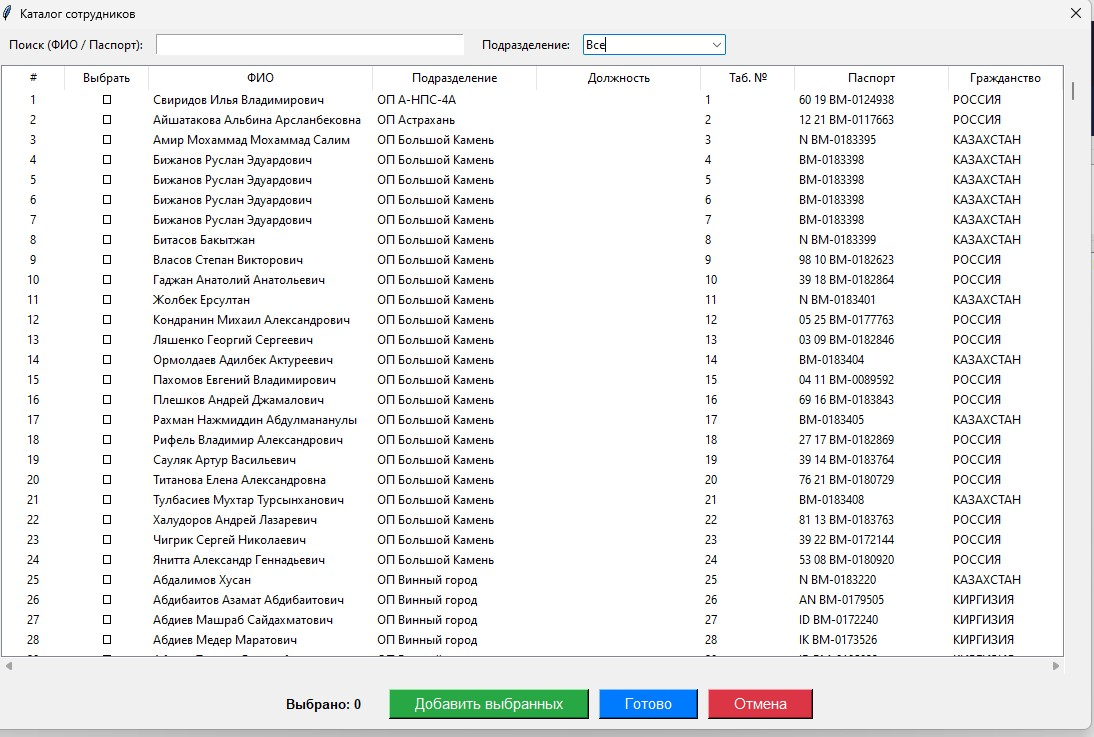
#> input picture Upload/555.jpg, 1094 x 737 px
$ python -i preprocessing.py   (imports and definitions only)
#> lines starting #> are read from the running program, lines starting #| are printed output that depends on the picture; after the words box and inside, x2 and y2 are one past the last pixel; in counts of white or black regions, pixels touching at a corner belong together
"""
Core preprocessing module — общая предобработка изображений.
"""

import cv2
import numpy as np
from typing import Tuple, Optional


def deskew(img: np.ndarray) -> Tuple[np.ndarray, float]:
    """
    Коррекция перекоса через преобразование Хафа.

    Returns:
        (изображение, угол поворота)
    """
    if len(img.shape) == 3:
        gray = cv2.cvtColor(img, cv2.COLOR_RGB2GRAY)
    else:
        gray = img

    edges = cv2.Canny(gray, 50, 150)
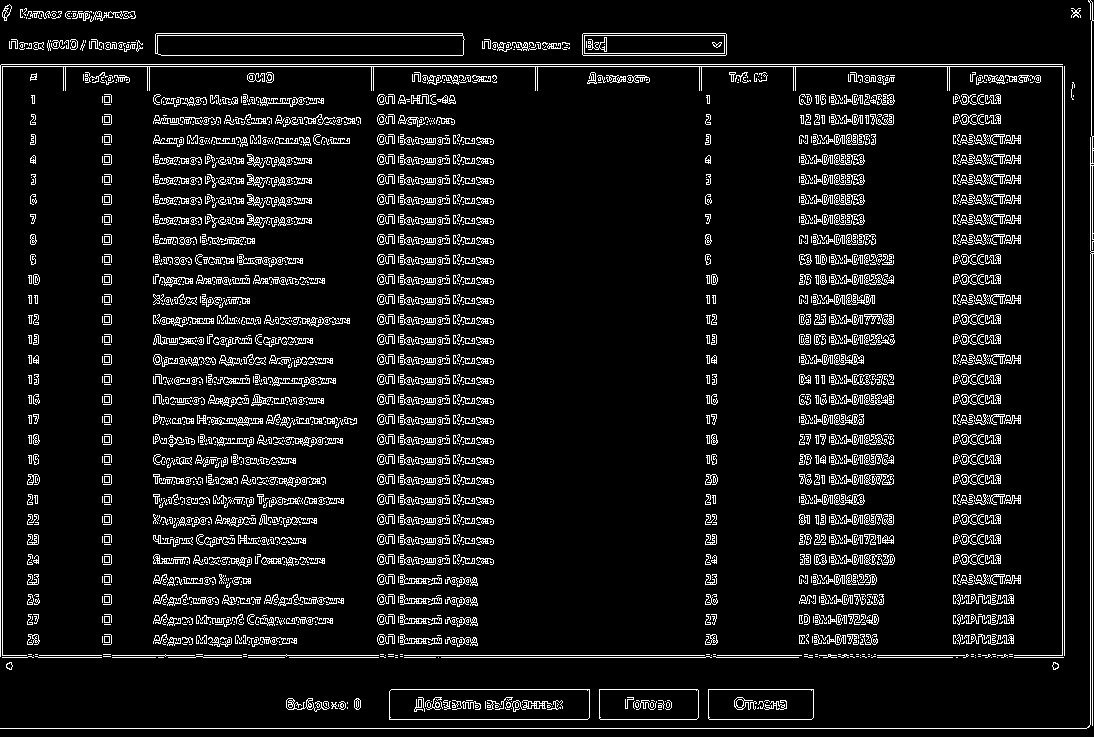
#> edges: shape (737, 1094); 8.2% white in thin lines or dots
    lines = cv2.HoughLines(edges, 1, np.pi / 180, threshold=100)

    if lines is not None and len(lines) > 3:
        angles = []
        for line in lines[:20]:
            rho, theta = line[0]
            angle = np.degrees(theta) - 90
            if -45 < angle < 45:
                angles.append(angle)
#> this loop made 20 passes
#> (rho, theta, angle) on passes 1 to 12: (728, 1.57, 0), (66, 1.57, 0), (64, 1.57, 0), (655, 1.57, 0), (657, 1.57, 0), (1092, 0, -90), (1090, 0, -90), (2, 0, -90), (0, 0, -90), (1062, 0, -90), (1064, 0, -90), (33, 1.57, 0)
#> after the loop, angles = [0, 0, 0, 0, 0, 0, 0, 0, 0, 0]

        if angles:
            median_angle = float(np.median(angles))
#> median_angle = 0
            if abs(median_angle) > 0.5:
                h, w = img.shape[:2]
                center = (w // 2, h // 2)
                M = cv2.getRotationMatrix2D(center, median_angle, 1.0)
                rotated = cv2.warpAffine(
                    img, M, (w, h),
                    flags=cv2.INTER_CUBIC,
                    borderMode=cv2.BORDER_REPLICATE
                )
                return rotated, median_angle

    return img, 0.0


def remove_moire(img: np.ndarray) -> np.ndarray:
    """
    Подавление муара через FFT-фильтрацию.
    """
    if len(img.shape) == 3:
        gray = cv2.cvtColor(img, cv2.COLOR_RGB2GRAY)
    else:
        gray = img

    # FFT
    dft = np.fft.fftshift(np.fft.fft2(gray))
    magnitude = np.log(np.abs(dft) + 1)
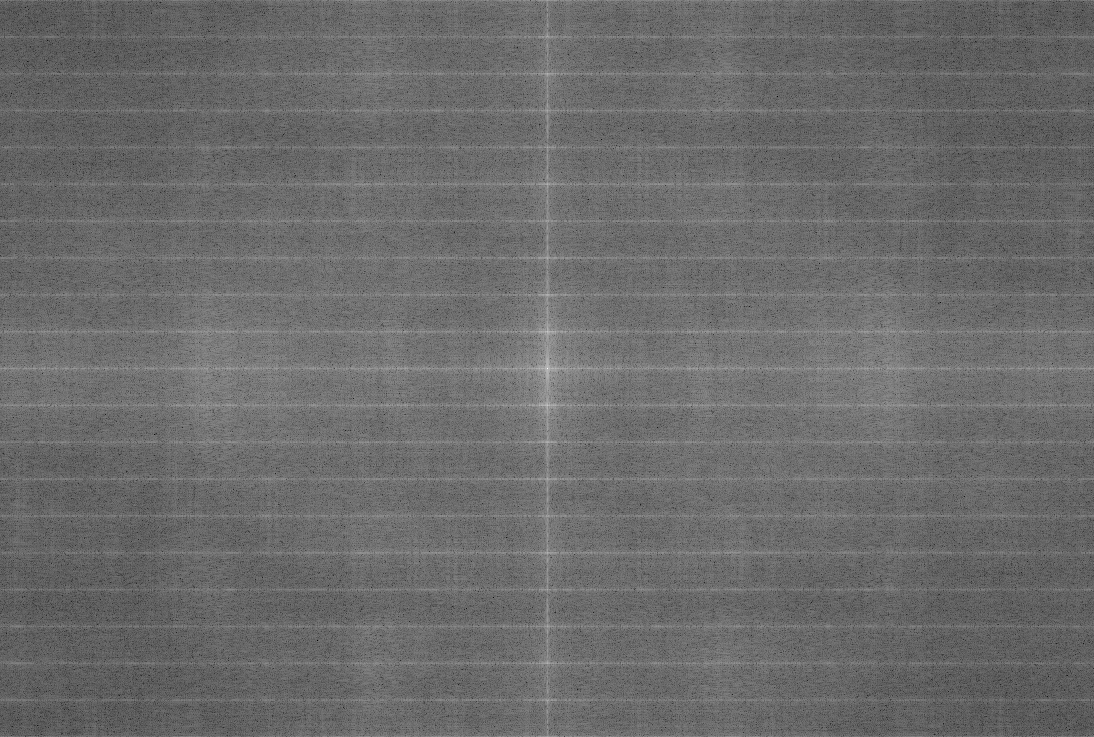
#> magnitude: shape (737, 1094) float64; min 2.89, max 19.07, mean 9.72; drawn with min black and max white

    h, w = magnitude.shape
#> h = 737; w = 1094
    cy, cx = h // 2, w // 2
#> cy = 368; cx = 547
    y, x = np.ogrid[:h, :w]
#> y = 737 values from 0 to 736
    dist = np.sqrt((x - cx) ** 2 + (y - cy) ** 2)

    # Полоса муара
    lo, hi = int(min(h, w) * 0.05), int(min(h, w) * 0.15)
#> lo = 36; hi = 110
    moire_band = (dist > lo) & (dist < hi)

    if magnitude[moire_band].mean() > magnitude.mean() * 2.5:
        mask = np.ones_like(dft, dtype=np.float32)
        mask[moire_band] = 0.3
        result = np.real(np.fft.ifft2(np.fft.ifftshift(dft * mask))).astype(np.uint8)
        result = cv2.bilateralFilter(result, 5, 30, 30)

        if len(img.shape) == 3:
            return cv2.cvtColor(result, cv2.COLOR_GRAY2RGB)
        return result

    return img


def apply_clahe(img: np.ndarray, clip_limit: float = 2.0) -> np.ndarray:
    """
    Применение CLAHE (Contrast Limited Adaptive Histogram Equalization).
    Работает в LAB цветовом пространстве для цветных изображений.
    """
#> called with clip_limit = 2
    if len(img.shape) == 3:
        lab = cv2.cvtColor(img, cv2.COLOR_RGB2LAB)
#> lab: shape (737, 1094, 3); mean of channels 0, 1, 2 238.8, 128, 128.2
        l, a, b = cv2.split(lab)
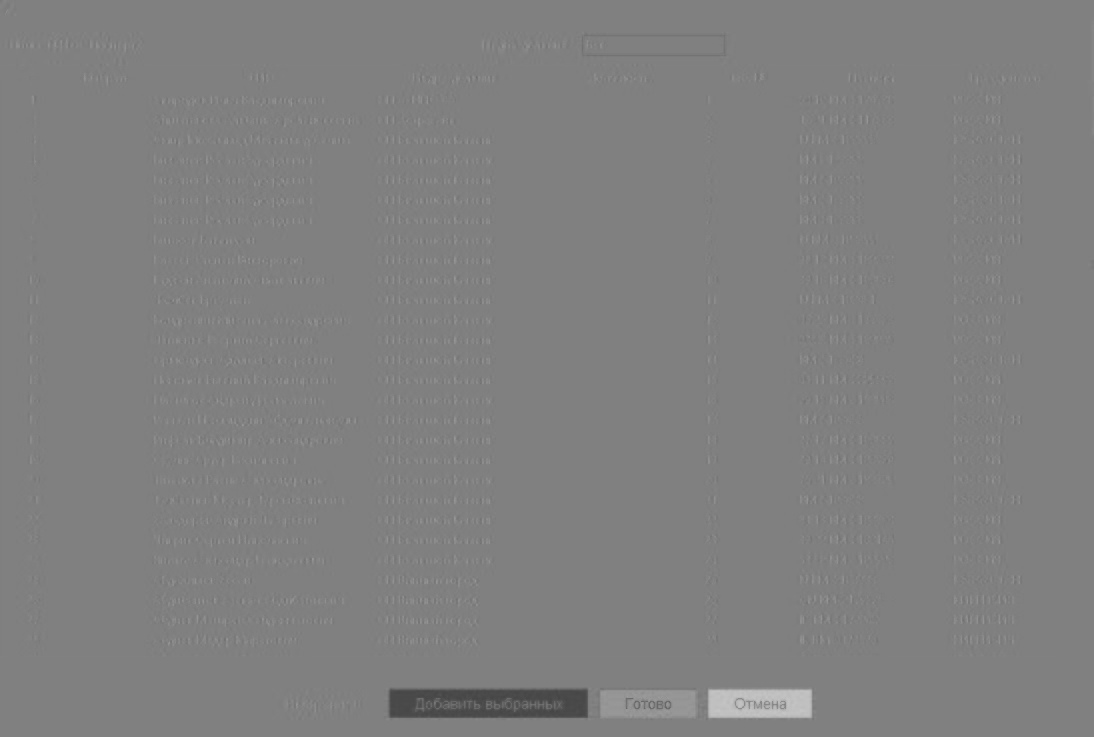
#> a: shape (737, 1094); min 69, max 197, mean 128

        clahe = cv2.createCLAHE(clipLimit=clip_limit, tileGridSize=(8, 8))
        l = clahe.apply(l)

        lab = cv2.merge([l, a, b])
#> lab: shape (737, 1094, 3); mean of channels 0, 1, 2 235.2, 128, 128.2
        return cv2.cvtColor(lab, cv2.COLOR_LAB2RGB)
    else:
        clahe = cv2.createCLAHE(clipLimit=clip_limit, tileGridSize=(8, 8))
        return clahe.apply(img)


def sharpen_text(img: np.ndarray, strength: float = 0.3) -> np.ndarray:
    """
    Избирательное повышение резкости текстовых областей.
    """
#> called with strength = 0.3
    kernel = np.array([[-1, -1, -1], [-1, 9, -1], [-1, -1, -1]])

    if len(img.shape) == 3:
        gray = cv2.cvtColor(img, cv2.COLOR_RGB2GRAY)
    else:
        gray = img

    # Маска текстовых областей
    blur = cv2.GaussianBlur(gray, (5, 5), 0)
    _, text_mask = cv2.threshold(cv2.subtract(gray, blur), 15, 255, cv2.THRESH_BINARY)
#> text_mask: shape (737, 1094); 11.1% white in thin lines or dots
    text_mask = cv2.dilate(text_mask, np.ones((2, 2), np.uint8)) / 255.0
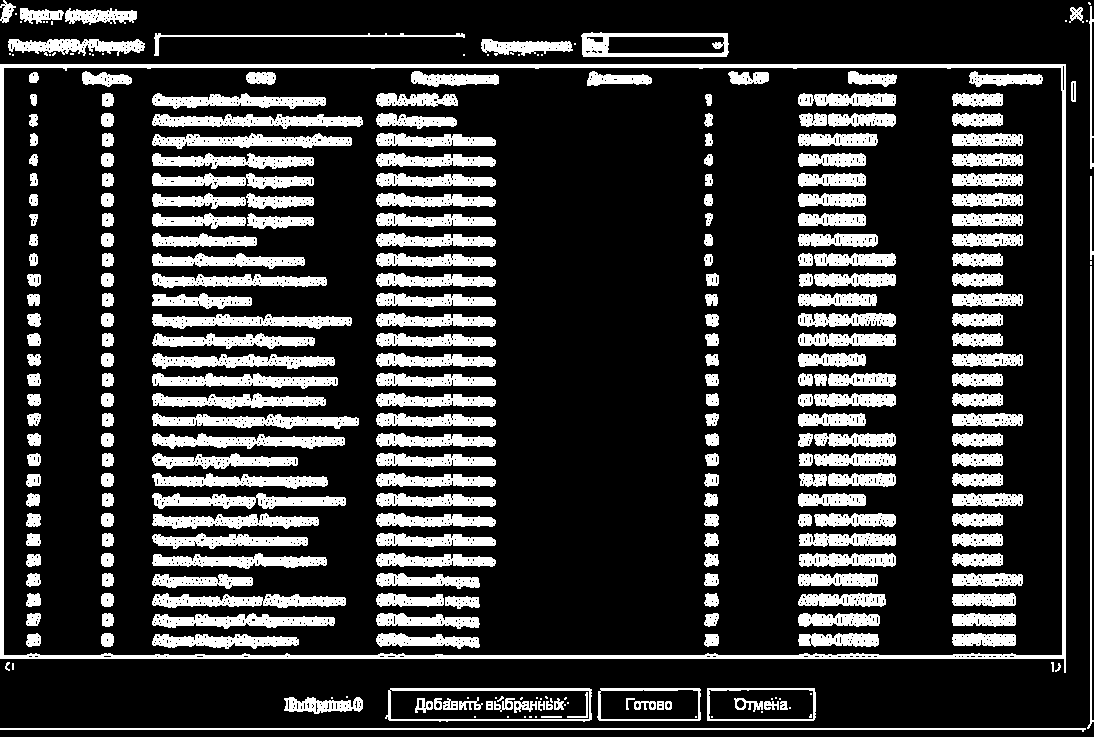
#> text_mask: shape (737, 1094) float64; values 0 (black) and 1 (white), 20.6% white; 309 white regions (52 under 20 px), largest, box (x1, y1, x2, y2) and area: (0, 64, 1066, 673) 13462, (0, 728, 1086, 732) 2176, (152, 114, 363, 129) 1974

    # Повышение резкости
    sharpened = cv2.filter2D(img, -1, kernel)

    # Применяем только к текстовым областям
    if len(img.shape) == 3:
        m = cv2.cvtColor(text_mask.astype(np.float32), cv2.COLOR_GRAY2RGB) * strength
        result = np.clip(img * (1 - m) + sharpened * m, 0, 255).astype(np.uint8)
    else:
        result = np.clip(img * (1 - text_mask * strength) + sharpened * (text_mask * strength), 0, 255).astype(np.uint8)

    return result


def binarize(img: np.ndarray, method: str = "otsu") -> np.ndarray:
    """
    Бинаризация изображения.

    Args:
        img: Входное изображение (RGB или grayscale)
        method: "otsu" или "adaptive"

    Returns:
        Бинаризованное изображение (grayscale)
    """
#> called with method = 'otsu'
    if len(img.shape) == 3:
        gray = cv2.cvtColor(img, cv2.COLOR_RGB2GRAY)
    else:
        gray = img

    # Удаление шума
    gray = cv2.medianBlur(gray, 3)

    if method == "otsu":
        _, binary = cv2.threshold(gray, 0, 255, cv2.THRESH_BINARY + cv2.THRESH_OTSU)
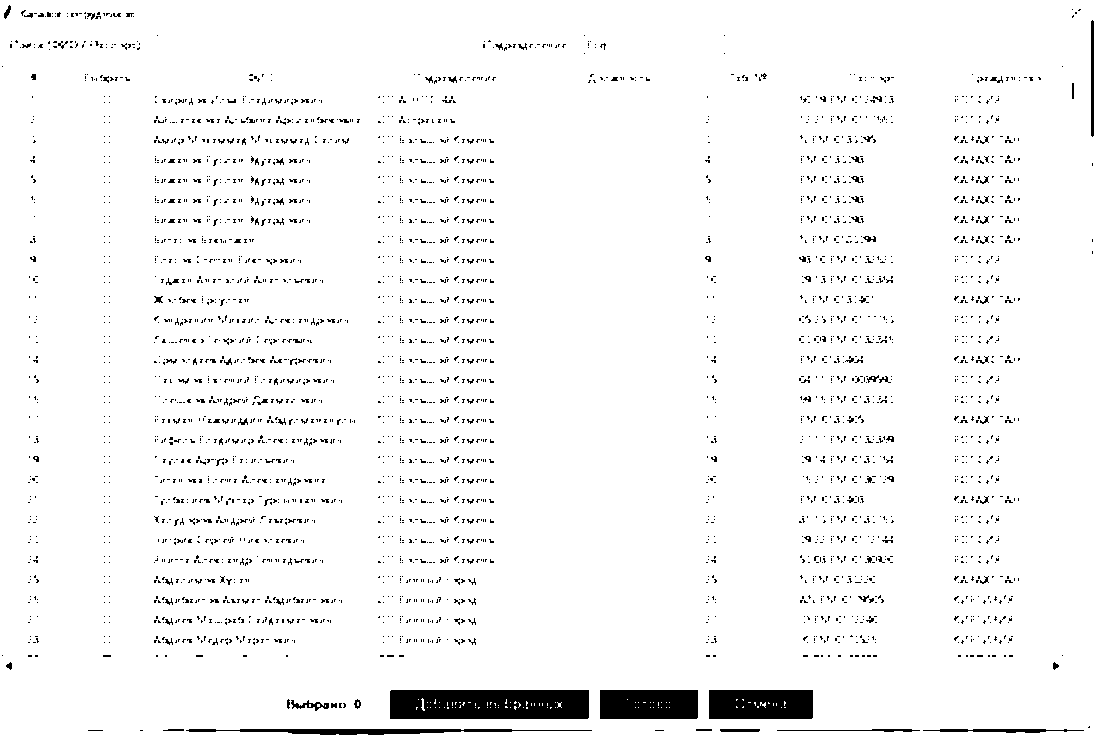
#> binary: shape (737, 1094); 96.1% white; 3526 black regions (3395 under 20 px), largest, box (x1, y1, x2, y2) and area: (390, 690, 589, 719) 5578, (709, 690, 813, 719) 2952, (600, 690, 698, 719) 2818
    elif method == "adaptive":
        binary = cv2.adaptiveThreshold(
            gray, 255, cv2.ADAPTIVE_THRESH_GAUSSIAN_C,
            cv2.THRESH_BINARY, 11, 2
        )
    else:
        raise ValueError(f"Unknown method: {method}")

    return binary


def preprocess_for_ocr(
    img: np.ndarray,
    deskew_image: bool = True,
    remove_moire_pattern: bool = True,
    apply_clahe_filter: bool = True,
    sharpen: bool = True,
    binarize_image: bool = True,
) -> np.ndarray:
    """
    Полный пайплайн предобработки для OCR.

    Args:
        img: Входное изображение (RGB)
        deskew_image: Коррекция перекоса
        remove_moire_pattern: Удаление муара
        apply_clahe_filter: Применение CLAHE
        sharpen: Повышение резкости
        binarize_image: Бинаризация

    Returns:
        Обработанное изображение
    """
    result = img.copy()

    if deskew_image:
        result, _ = deskew(result)

    if remove_moire_pattern:
        result = remove_moire(result)

    if apply_clahe_filter:
        result = apply_clahe(result)

    if sharpen:
        result = sharpen_text(result)

    if binarize_image:
        result = binarize(result)

    return result


def resize_if_needed(img: np.ndarray, max_size: int = 4096) -> np.ndarray:
    """
    Изменение размера изображения если оно слишком большое.
    """
    h, w = img.shape[:2]
    max_dim = max(h, w)

    if max_dim > max_size:
        scale = max_size / max_dim
        new_w = int(w * scale)
        new_h = int(h * scale)
        return cv2.resize(img, (new_w, new_h), interpolation=cv2.INTER_AREA)

    return img


def normalize_for_vlm(img: np.ndarray, target_size: Optional[Tuple[int, int]] = None) -> np.ndarray:
    """
    Нормализация изображения для VLM модели.
    """
    # Убедимся что RGB
    if len(img.shape) == 2:
        img = cv2.cvtColor(img, cv2.COLOR_GRAY2RGB)

    # Изменение размера если нужно
    if target_size:
        img = cv2.resize(img, target_size, interpolation=cv2.INTER_LANCZOS4)

    # Нормализация значений
    img = img.astype(np.float32) / 255.0

    return img

>>> import cv2
>>> picture = cv2.cvtColor(cv2.imread('../Upload/555.jpg'), cv2.COLOR_BGR2RGB)
>>> result = preprocess_for_ocr(picture)
